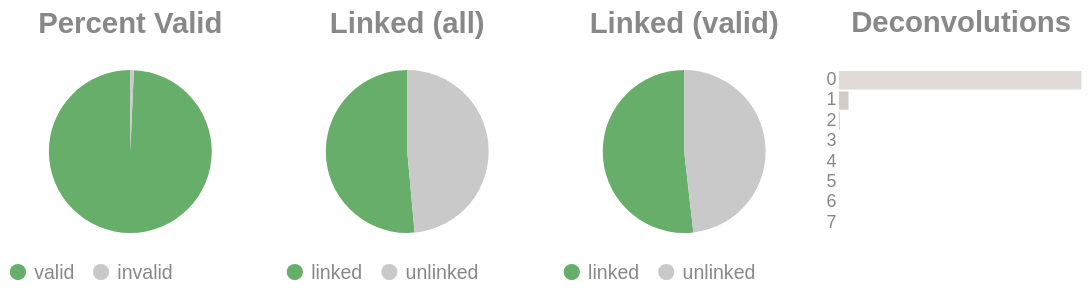

The code cell stored with this chart in its notebook:
### Code cell
if SKIPLR:
    pass
else:
    clash = Counter()
    for i in valids['molecule'].to_list():
        _mol = i.split("-")
        if len(_mol) == 1:
            clash.update('0')
        else:
            clash.update(_mol[-1])

    _d = {"deconvolutions": [], 'count': []}
    for k,v in clash.items():
        _d['deconvolutions'].append(k)
        _d['count'].append(v)

    tot_valid = valids['reads'].sum()
    mask = valids['reads'] >= 2
    n_linked_reads = valids.filter(mask)['reads'].sum()
    if n_linked_reads == 0:
        print_html("No linked molecules (>=2 reads) were detected; skipping linked-only distributions.")
        SKIPLR = True
    else:
        perc_valid = round(tot_valid / n_reads, 4)
        linked_perc_abs = round(n_linked_reads / n_reads, 4)
        linked_perc = round(n_linked_reads / tot_valid, 4)

    _valid = pl.DataFrame({"valids": ['valid', 'invalid'], "count": [tot_valid, n_reads - tot_valid]})
    _linked_abs = pl.DataFrame({"linked (absolute)": ['linked', 'unlinked'], "count": [n_linked_reads, n_reads - n_linked_reads]})
    _linked_rel = pl.DataFrame({"linked (valids)": ['linked', 'unlinked'], "count": [n_linked_reads, tot_valid - n_linked_reads]})

    (
        alt.hconcat(
            piechart(_valid, goodval = 'valid', title = "Percent Valid"),
            piechart(_linked_abs, goodval = "linked", title =  "Linked (all)"),
            piechart(_linked_rel, goodval = "linked", title =  "Linked (valid)"),
            convolutionbar(pl.DataFrame(_d), title = "Deconvolutions"),
            center = True,
            bounds = 'flush'
        )
        .resolve_scale(color='independent')
        .resolve_legend('independent')
        .properties(usermeta={'embedOptions': {"actions": False}})
    ).display()

### Figure 1 — Vega-Lite specification as saved in the notebook (floating-point values rounded to 4 significant figures)
{"width": "container", "height": 400, "config": {"title": {"anchor": "start", "dy": -15, "fontSize": 18, "color": "#888888", "subtitleColor": "#888888", "subtitleFontSize": 14}, "arc": {"fill": "#0072B2"}, "axis": {"domainColor": "#888888", "domainWidth": 0.5, "gridWidth": 0.2, "grid": false, "titleFontWeight": 400, "titleFontSize": 15, "labelFontSize": 11, "labelColor": "#888888", "tickColor": "#888888", "tickWidth": 0.2, "titleColor": "#888888"}, "axisBand": {"grid": false}, "axisX": {"grid": true, "tickSize": 10, "domainCap": "round"}, "axisY": {"domain": false, "grid": true, "tickSize": 0, "domainCap": "round"}, "background": "transparent", "header": {"labelFontSize": 15, "labelColor": "#888888", "titleFontSize": 15, "titleFontWeight": 600, "titleColor": "#888888"}, "legend": {"labelFont": "sans-serif", "labelFontSize": 12, "labelColor": "#888888", "symbolSize": 100, "symbolType": "circle", "titleFontSize": 12, "titlePadding": 10, "titleColor": "#888888", "title": null}, "range": {"category": ["#E69F00", "#56B4E9", "#009E73", "#F0E442", "#0072B2", "#D55E00", "#CC79A7", "#000000"], "diverging": ["#cfe8f3", "#a2d4ec", "#73bfe2", "#46abdb", "#1696d2", "#12719e"]}, "area": {"fill": "#0072B2", "fillOpacity": 0.7, "line": true, "strokeOpacity": 0.7}, "line": {"color": "#0072B2", "stroke": "#0072B2", "strokeWidth": 2}, "trail": {"color": "#0072B2", "stroke": "#0072B2", "strokeWidth": 0, "size": 1}, "point": {"filled": true, "fillOpacity": 1.0, "size": 95}, "text": {"color": "#888888", "fontSize": 11, "align": "right", "fontWeight": 400, "size": 11}, "bar": {"fill": "#0072B2", "stroke": null}, "view": {"stroke": null, "continuousWidth": 660, "continuousHeight": 400}}, "hconcat": [{"data": {"name": "data-372b51690d71401edbc270156ce97189"}, "mark": {"type": "arc"}, "encoding": {"color": {"field": "valids", "legend": {"orient": "bottom", "title": null}, "scale": {"domain": ["valid", "invalid"], "range": ["#68ae6b", "#C9C9C9"]}, "title": "Valids", "type": "nominal"}, "theta": {"field": "count", "type": "quantitative"}, "tooltip": [{"field": "valids", "title": "Valids", "type": "ordinal"}, {"field": "percent", "format": ".2%", "title": "Percent", "type": "quantitative"}, {"field": "count", "title": "Count", "type": "quantitative"}]}, "height": 100, "title": {"text": "Percent Valid", "align": "center", "anchor": "middle"}, "transform": [{"calculate": "datum.count / 9422841", "as": "percent"}], "width": 150}, {"data": {"name": "data-f7ee83415d2d2cc29e7acf249911efa2"}, "mark": {"type": "arc"}, "encoding": {"color": {"field": "linked (absolute)", "legend": {"orient": "bottom", "title": null}, "scale": {"domain": ["linked", "unlinked"], "range": ["#68ae6b", "#C9C9C9"]}, "title": "Linked (Absolute)", "type": "nominal"}, "theta": {"field": "count", "type": "quantitative"}, "tooltip": [{"field": "linked (absolute)", "title": "Linked (Absolute)", "type": "ordinal"}, {"field": "percent", "format": ".2%", "title": "Percent", "type": "quantitative"}, {"field": "count", "title": "Count", "type": "quantitative"}]}, "height": 100, "title": {"text": "Linked (all)", "align": "center", "anchor": "middle"}, "transform": [{"calculate": "datum.count / 9422841", "as": "percent"}], "width": 150}, {"data": {"name": "data-1d803162158384aa81262b3c9b689590"}, "mark": {"type": "arc"}, "encoding": {"color": {"field": "linked (valids)", "legend": {"orient": "bottom", "title": null}, "scale": {"domain": ["linked", "unlinked"], "range": ["#68ae6b", "#C9C9C9"]}, "title": "Linked (Valids)", "type": "nominal"}, "theta": {"field": "count", "type": "quantitative"}, "tooltip": [{"field": "linked (valids)", "title": "Linked (Valids)", "type": "ordinal"}, {"field": "percent", "format": ".2%", "title": "Percent", "type": "quantitative"}, {"field": "count", "title": "Count", "type": "quantitative"}]}, "height": 100, "title": {"text": "Linked (valid)", "align": "center", "anchor": "middle"}, "transform": [{"calculate": "datum.count / 9357165", "as": "percent"}], "width": 150}, {"data": {"name": "data-fabd94185796fc868a4fd7dafe9c6bea"}, "mark": {"type": "bar"}, "encoding": {"color": {"field": "deconvolutions", "legend": null, "scale": {"scheme": "lightgreyred"}, "type": "nominal"}, "tooltip": [{"field": "deconvolutions", "title": "Deconvolutions", "type": "ordinal"}, {"field": "percent", "format": ".2%", "title": "Percent", "type": "quantitative"}, {"field": "count", "title": "Count", "type": "quantitative"}], "x": {"axis": null, "field": "count", "type": "quantitative"}, "y": {"field": "deconvolutions", "sort": "ascending", "title": null, "type": "nominal"}}, "height": 100, "title": {"text": "Deconvolutions", "align": "center", "anchor": "middle"}, "transform": [{"calculate": "datum.count / 6207157", "as": "percent"}], "width": 150}], "bounds": "flush", "center": true, "resolve": {"legend": {"angle": "independent"}, "scale": {"color": "independent"}}, "usermeta": {"embedOptions": {"actions": false}}, "$schema": "https://vega.github.io/schema/vega-lite/v6.1.0.json", "datasets": {"data-372b51690d71401edbc270156ce97189": [{"valids": "valid", "count": 9357165}, {"valids": "invalid", "count": 65676}], "data-f7ee83415d2d2cc29e7acf249911efa2": [{"linked (absolute)": "linked", "count": 4847122}, {"linked (absolute)": "unlinked", "count": 4575719}], "data-1d803162158384aa81262b3c9b689590": [{"linked (valids)": "linked", "count": 4847122}, {"linked (valids)": "unlinked", "count": 4510043}], "data-fabd94185796fc868a4fd7dafe9c6bea": [{"deconvolutions": "0", "count": 5953792}, {"deconvolutions": "1", "count": 236044}, {"deconvolutions": "2", "count": 15846}, {"deconvolutions": "3", "count": 1327}, {"deconvolutions": "4", "count": 131}, {"deconvolutions": "5", "count": 13}, {"deconvolutions": "6", "count": 3}, {"deconvolutions": "7", "count": 1}]}}
